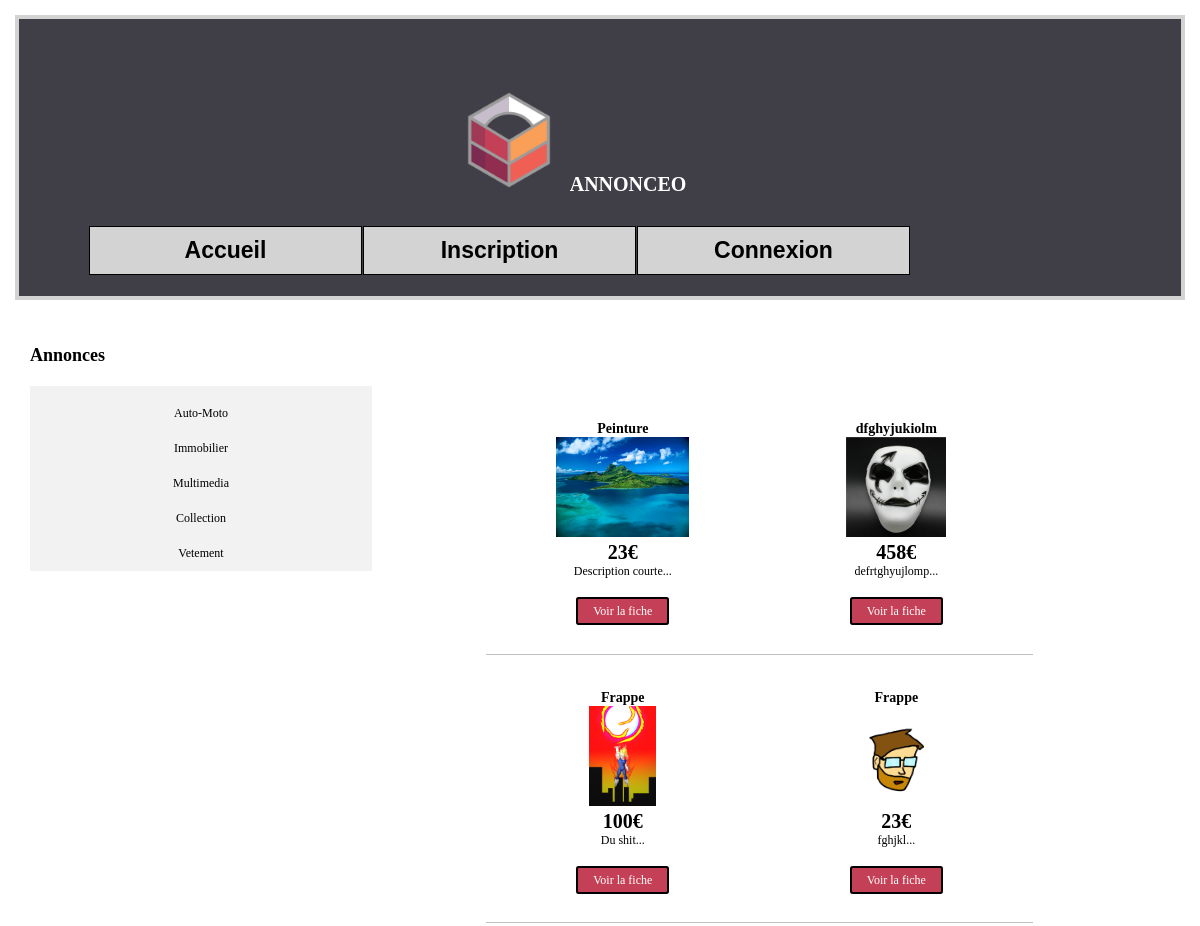
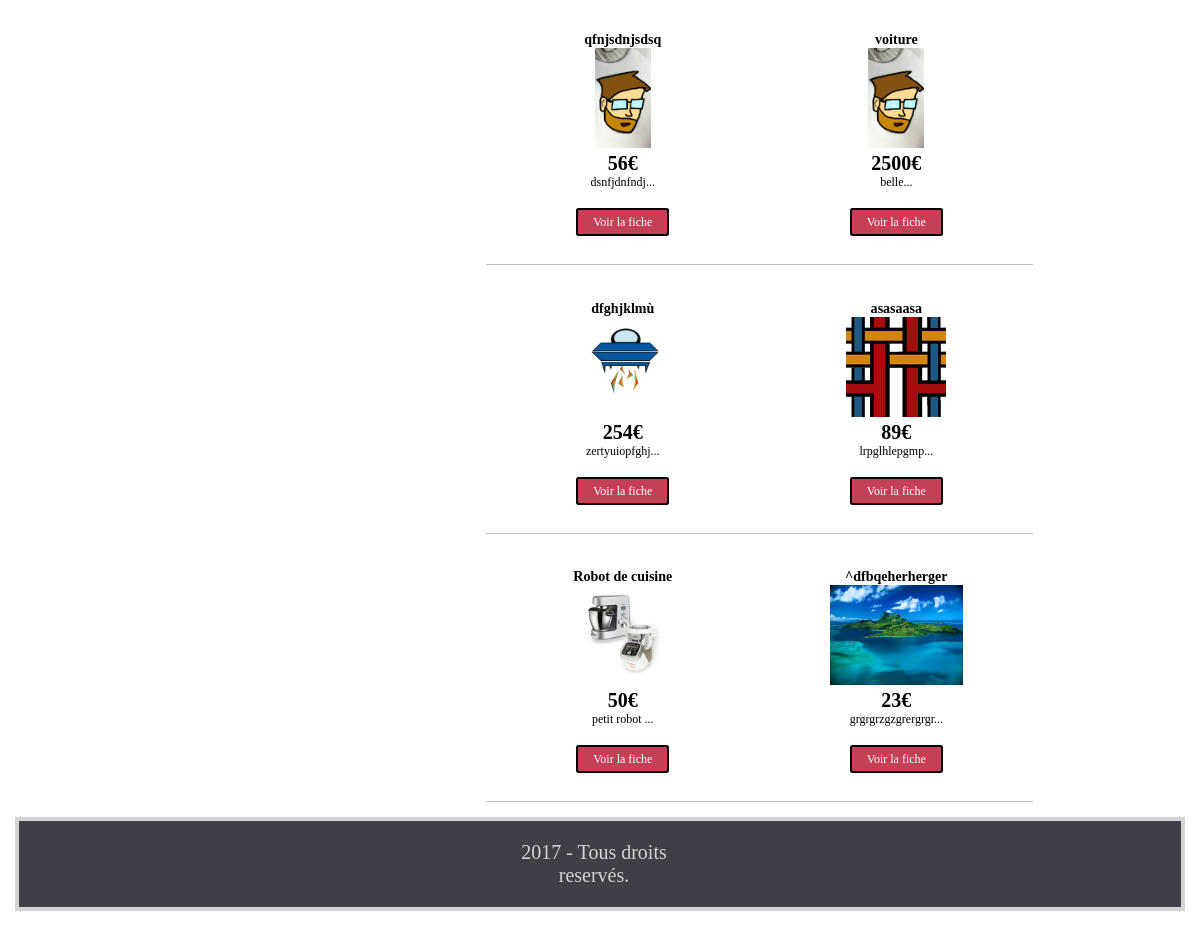
The page / on the database its author committed (2 pictures, top to bottom).
### tables this page shows
CREATE TABLE `annonce` (
  `id_annonce` int(3) NOT NULL,
  `titre` varchar(255) NOT NULL,
  `description_courte` varchar(255) NOT NULL,
  `description_longue` text NOT NULL,
  `prix` int(11) NOT NULL,
  `photo` varchar(200) NOT NULL,
  `pays` varchar(50) NOT NULL,
  `ville` varchar(50) NOT NULL,
  `adresse` varchar(50) NOT NULL,
  `cp` int(5) NOT NULL,
  `membre_id` int(3) NOT NULL,
  `photo_id` int(3) NOT NULL,
  `categorie_id` int(3) NOT NULL,
  `date_enregistrement` datetime NOT NULL
);

### index.php (the view, shortened to what this page needs)
<?php
require('inc/init.inc.php');
$resultat = $pdo -> query("SELECT DISTINCT titre FROM categorie");
$categorie = $resultat -> fetchAll (PDO::FETCH_ASSOC);
if (isset($_GET['cat']) && !empty($_GET['cat']) && is_string($_GET['cat'])) {
    $resultat = $pdo -> prepare("SELECT * FROM annonce WHERE categorie_id = :categorie_id");
    $resultat -> bindParam(':categorie_id', $_GET['cat'], PDO::PARAM_STR);
    $resultat -> execute();
    if($resultat -> rowCount() == 0){
        $resultat = $pdo -> query("SELECT * FROM annonce");
    }
}else{
    $resultat = $pdo -> query("SELECT * FROM annonce");
}
$produits = $resultat -> fetchAll(PDO::FETCH_ASSOC);
require('inc/header.php');
?>
<h1>Annonces</h1>
<div class="boutique-gauche">
	<ul>
    <?php for($i = 0; $i < count($categorie) ; $i ++) : ?>
		<li><a href="?cat=<?= $categorie[$i]['titre']?>"><?= $categorie[$i]['titre']?> </a></li>
    <?php endfor; ?>
	</ul>
</div>
<div class="boutique-droite">
<?php foreach($produits as $pdt) : ?>
	<div class="boutique-produit">
		<h3><?= $pdt['titre'] ?></h3>
		<a href="fiche_annonce.php?id=<?= $pdt['id_annonce']?>"><img src="<?= $pdt['photo'] ?>" height="100"/></a>
		<p style="font-weight: bold; font-size: 20px;"><?= $pdt['prix']?>€</p>
		<p style="height: 40px"><?= substr($pdt['description_courte'], 0, 40)?>...</p>
		<a href="fiche_annonce.php?id=<?= $pdt['id_annonce']?>" style="padding:5px 15px; background: #c44057; color:white; text-align: center; border: 2px solid black; border-radius: 3px" >Voir la fiche</a>
	</div>
<?php endforeach; ?>
</div>
<?php
require('inc/footer.php');
?>

### css/style.css (style rules this page uses)
* { margin: 0; }
body { font-family : verdana; font-size: 12px; }
a { text-decoration: none; color: #000; }
.boutique-gauche { float: left; width: 30%; background: #f2f2f2; margin-right: 10%; padding-top: 10px; text-align: center; }
.boutique-gauche ul { list-style: none; padding: 0; }
.boutique-gauche ul li a { display: block; padding: 10px; }
.boutique-droite { float: left; width: 60%; }
.boutique-produit { float: left; width: 30%; text-align: center; padding: 5%; border-bottom: 1px solid #c0c0c0; }
h1 { margin-bottom: 20px; }

### rows shown on the page
annonce: titre "Peinture", photo (picture), prix "23", description_courte "Description courte"
annonce: titre "dfghyjukiolm", photo (picture), prix "458", description_courte "defrtghyujlomp"
annonce: titre "Frappe", photo (picture), prix "100", description_courte "Du shit"
annonce: titre "Frappe", photo (picture), prix "23", description_courte "fghjkl"
annonce: titre "qfnjsdnjsdsq", photo (picture), prix "56", description_courte "dsnfjdnfndj"
annonce: titre "voiture", photo (picture), prix "2500", description_courte "belle"
annonce: titre "dfghjklmù", photo (picture), prix "254", description_courte "zertyuiopfghj"
annonce: titre "asasaasa", photo (picture), prix "89", description_courte "lrpglhlepgmp"
annonce: titre "Robot de cuisine", photo (picture), prix "50", description_courte "petit robot"
annonce: titre "^dfbqeherherger", photo (picture), prix "23", description_courte "grgrgrzgzgrergrgr"

### other values the page prints
$categorie[$i]['titre'] "Auto-Moto"
$categorie[$i]['titre'] "Immobilier"
$categorie[$i]['titre'] "Multimedia"
$categorie[$i]['titre'] "Collection"
$categorie[$i]['titre'] "Vetement"
